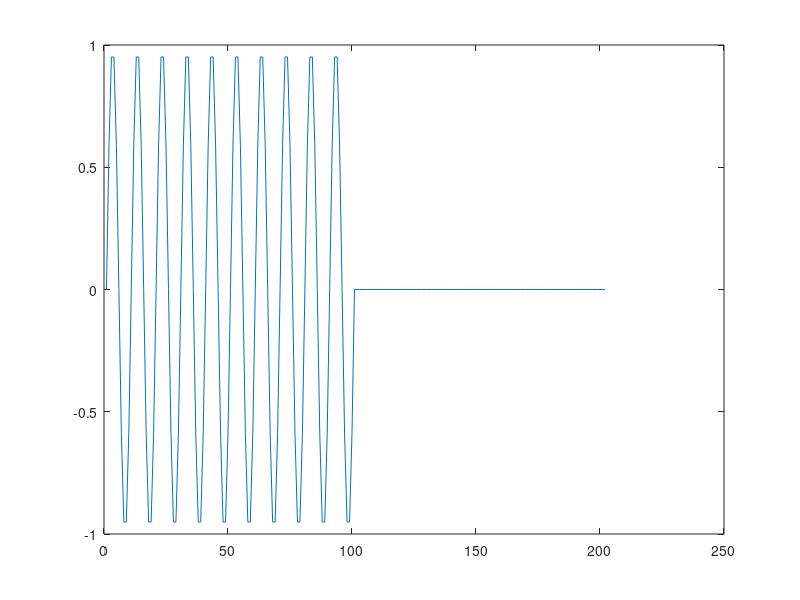
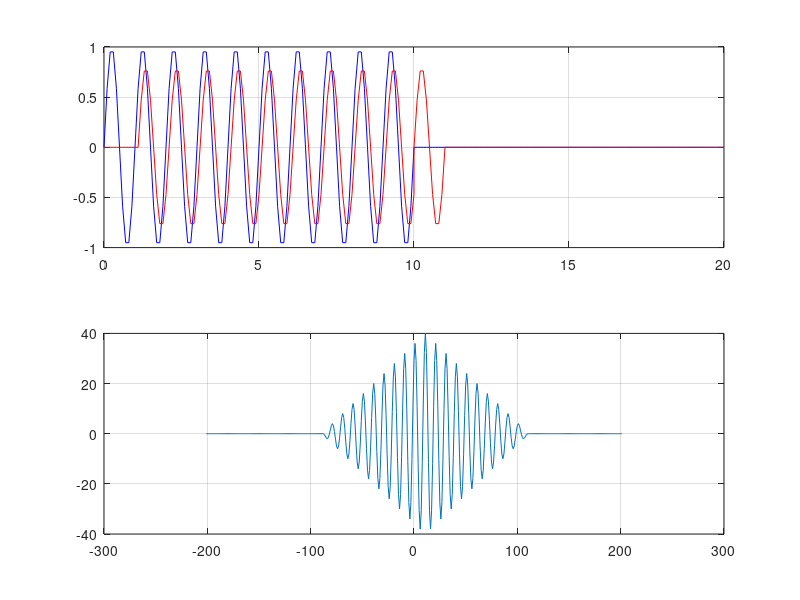

Recreate these plots in MATLAB, in order.

%% Ch.4 Correlation for sin wave
clear all; clc; clc
ts =0.01; 
tstop = 10;
t= 0:ts:tstop;
sig = sin(2*pi*t);
figure(1)
subplot(2,1,1)
plot(sig); grid on
title('signal = sine wave ')

y =xcorr(sig);
subplot(2,1,2)
plot(y);grid on
title('autocorrelation of signal')

%% Ch.4 Correlation for randn - quadrant subplot 
clear all; clc; clf
ts =0.1; 
tstop = 100;
t= 0:ts:tstop;
sig = sin(2*pi.*t);
sigr = randn(size(t));
figure(1)
subplot(2,2,1)
plot(sig); grid on
title('signal = sin wave ')

y =xcorr(sig);
subplot(2,2,2)
plot(y);grid on
title('autocorrelation of sine wave')

%
subplot(2,2,3)
plot(sigr);grid on
title('guass noise')

%
subplot(2,2,4)
yr =xcorr(sigr);
plot(yr);grid on
title('autocorrelation of gauss')

%% application of correlation - delay time 
clear all;clf
ts = 0.1;
t_send= 0:ts:10;
t_zero = 10:ts:20;
t=[t_send t_zero];

% sens signal 
sig = sin(2*pi*1*t_send);
send = [sig   zeros(1,size(t_zero,2)) ];
figure(1)
plot(send);

% received signal
n= 11;  % number of sampled delay time
delay = ts * n;
rec = [zeros(1,n)  0.8.*sig  zeros(1,100-n+1)];

figure(2)
subplot(2,1,1)
plot(t,send,'b',t,rec,'r');grid on

subplot(2,1,2)
[xc, lags] = xcorr(rec,send);
plot(lags,xc); grid on